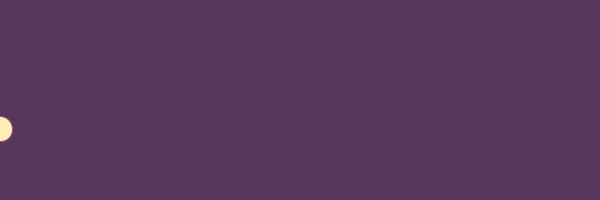
Frame 1 (no input)
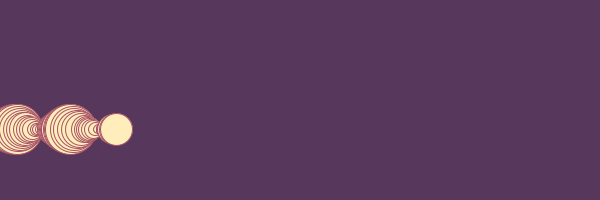
Frame 60 (the mouse pressed at the canvas centre just before this capture)
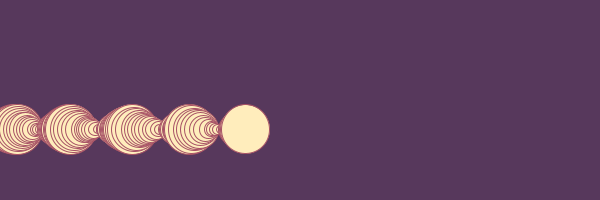
Frame 120 (the mouse held since frame 60 and released just before this capture)

The Processing sketch that drew these frames (run headless with seeded random() and noise(); from frame 60 on, the mouse is pressed at the canvas centre):

// Processing sketch: processing_145576
// ── processing_145576.pde

float x;
float y;
float d;
int dWachstum = 1;
int xDir = 1;
int yDir = 0;

void setup ()
{
  size (600, 200); 
  smooth();
  background (#57385c);
  
  x = 0;
  y = random (0, height);
  d = random (20, 40);
}

void draw ()
{
// zeichnen

  stroke (#A75265);
  strokeWeight (1);
  fill (#ffedbc);
  ellipse (x, y, d, d);
  
  // bewegen
  
  x+= xDir*random (1, 3);
  y+= yDir*random (1, 3);
  d += dWachstum * random (1, 6);
  
  // randüberprüfung
  
  if (d > 50)
  {
    d = 50;
    dWachstum *= -1;
  }
  
  if (d < 5)
  {
    d = 5;
    dWachstum *= -1;
  }
  
  boolean hatRandErreicht = false;
  
  if (x > width+d/2)
  {
    hatRandErreicht = true;
  }
  
  if (x < -d/2)
  {
    hatRandErreicht = true;
  }
  
  if (y > height+d/2)
  {
    hatRandErreicht = true;
  }
  
  if (y < -d/2)
  {
    hatRandErreicht = true;
  }
  
  if (hatRandErreicht == true)
  {
    int wuerfel = int (random (4));
    
    if (wuerfel == 0)
    {
      x = -d/2;
      xDir = 1;
      yDir = 0;
      y = random (height);
    }
    
    if (wuerfel == 1)
    {
      x = width+d/2;
      xDir = -1;
      yDir = 0;
      y = random (height);
    }
    
    if (wuerfel == 2)
    {
      y = -d/2;
      xDir = 0;
      yDir = 1;
      x = random (width);
    }
    
    if (wuerfel == 3)
    {
      y = height+d/2;
      xDir = 0;
      yDir = -1;
      x = random (width);
    }
  }
  
}


void mousePressed ()
{
  background (#57385c);
}
